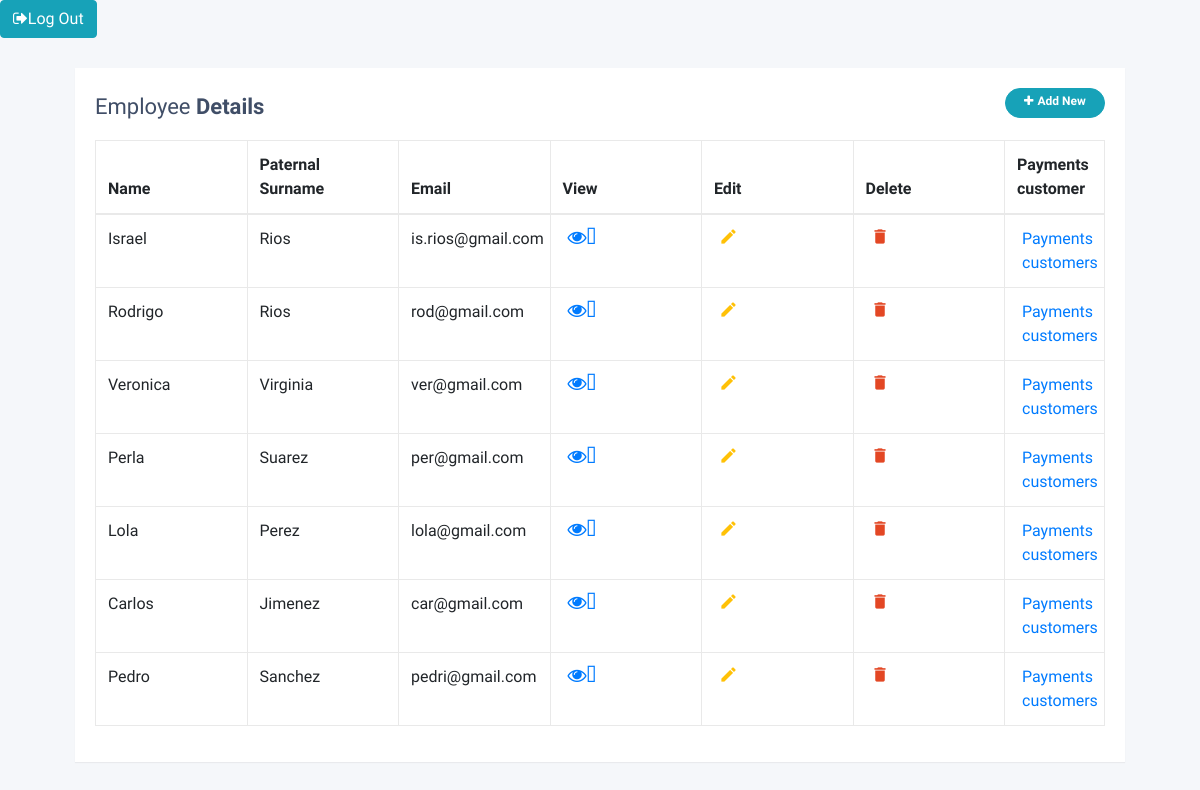
/customers (signed in), run on the app's committed database.
### customers/models.py (models this page shows, shortened)
class Customer(models.Model):
    name = models.CharField(max_length=20)
    paternal_surname = models.CharField(max_length=20)
    email = models.EmailField(unique=True)

### customers/views.py (the view)
# urls.py: path('customers', views.customer_list, name='customer_list'),
def customer_list(request, template_name='customers/customer_list.html'):
    customer = Customer.objects.all()
    data = {}
    data['customers_list'] = customer
    return render(request, template_name, data)

### customers/templates/customers/customer_list.html (shortened to what this page needs)
<!DOCTYPE html>
<html lang="en">
<head>
<link rel="stylesheet" href="https://stackpath.bootstrapcdn.com/bootstrap/4.5.0/css/bootstrap.min.css">
<link rel="stylesheet" href="https://maxcdn.bootstrapcdn.com/font-awesome/4.7.0/css/font-awesome.min.css">
<link rel="stylesheet" href="https://stackpath.bootstrapcdn.com/bootstrap/4.5.0/css/bootstrap.min.css">
<link rel="stylesheet" href="https://maxcdn.bootstrapcdn.com/font-awesome/4.7.0/css/font-awesome.min.css">
</head>
{% if request.user.is_authenticated %}
<body>
    {% if request.user.is_authenticated %}
    <a href="{% url 'logout' %}" type="button" class="btn btn-info add-new"><i class="fa fa-sign-out"></i>Log Out</a>
    {% endif %}
<div class="container-lg">
    <div class="table-responsive-">
        <div class="table-wrapper">
            <div class="table-title">
                <div class="row">
                    <div class="col-sm-8"><h2>Employee <b>Details</b></h2></div>
                    <div class="col-sm-4">
                        {% if request.user.is_superuser %}
<a href="{% url "customer_new" %}" type="button" class="btn btn-info add-new"><i class="fa fa-plus"></i>Add New</a>
{% endif %}
                    </div>
                </div>
            </div>
            <table class="table table-bordered">
                <thead>
                    <tr>
                        <th>Name</th>
                        <th>Paternal Surname</th>
                        <th>Email</th>
                        <th>View</th>
                        {% if request.user.is_superuser %}
                        <th>Edit</th>
                        <th>Delete</th>
                        {% endif %}
                        <th>Payments customer</th>
                    </tr>
                </thead>
                <tbody>
                    {% for customer in customers_list %}
                    <tr>
                        <td>{{ customer.name }}</td>
                        <td>{{ customer.paternal_surname}}</td>
                        <td>{{customer.email}}</td>
                        <td><a href="{% url "customer_view" customer.id %}">  <i class="fa fa-eye">&#xE254;     </i></a></td>
                        {% if request.user.is_superuser %}
                        <td><a href="{% url "customer_edit" customer.id %}" class="edit" title="Edit" data-toggle="tooltip"><i class="material-icons">&#xE254;</i></a></td>
                        <td><a href="{% url "customer_delete" customer.id %}"  class="delete" title="Delete" data-toggle="tooltip"><i class="material-icons">&#xE872;</i></a></td>
                        {%endif%}
                        <td><a href="{% url "payment_customer_list" customer.id %}">Payments customers</a></td></td>
                    </tr>
                    {% endfor %}
                </tbody>
            </table>
        </div>
    </div>
</div>
</body>
{% endif %}
</html>

### customers/templates/customers/customer_list.html (style rules this page uses)
body { color: #404E67; background: #F5F7FA; font-family: 'Open Sans', sans-serif; }
.table-wrapper { width: 1050px; margin: 30px auto; background: #fff; padding: 20px; box-shadow: 0 1px 1px rgba(0,0,0,.05); }
.table-title { padding-bottom: 10px; margin: 0 0 10px; }
.table-title h2 { margin: 6px 0 0; font-size: 22px; }
.table-title .add-new { float: right; height: 30px; font-weight: bold; font-size: 12px; text-shadow: none; min-width: 100px; border-radius: 50px; line-height: 13px; }
.table-title .add-new i { margin-right: 4px; }
table.table { table-layout: fixed; }
table.table tr th, table.table tr td { border-color: #e9e9e9; }
table.table th:last-child { width: 100px; }
table.table td a { cursor: pointer; display: inline-block; margin: 0 5px; min-width: 24px; }
table.table td a.edit { color: #FFC107; }
table.table td a.delete { color: #E34724; }
table.table td i { font-size: 19px; }
body { font-family: 'Varela Round', sans-serif; }

### data on the page
Customer: name "Israel", paternal_surname "Rios", email "is.rios@gmail.com"
Customer: name "Rodrigo", paternal_surname "Rios", email "rod@gmail.com"
Customer: name "Veronica", paternal_surname "Virginia", email "ver@gmail.com"
Customer: name "Perla", paternal_surname "Suarez", email "per@gmail.com"
Customer: name "Lola", paternal_surname "Perez", email "lola@gmail.com"
Customer: name "Carlos", paternal_surname "Jimenez", email "car@gmail.com"
Customer: name "Pedro", paternal_surname "Sanchez", email "pedri@gmail.com"
